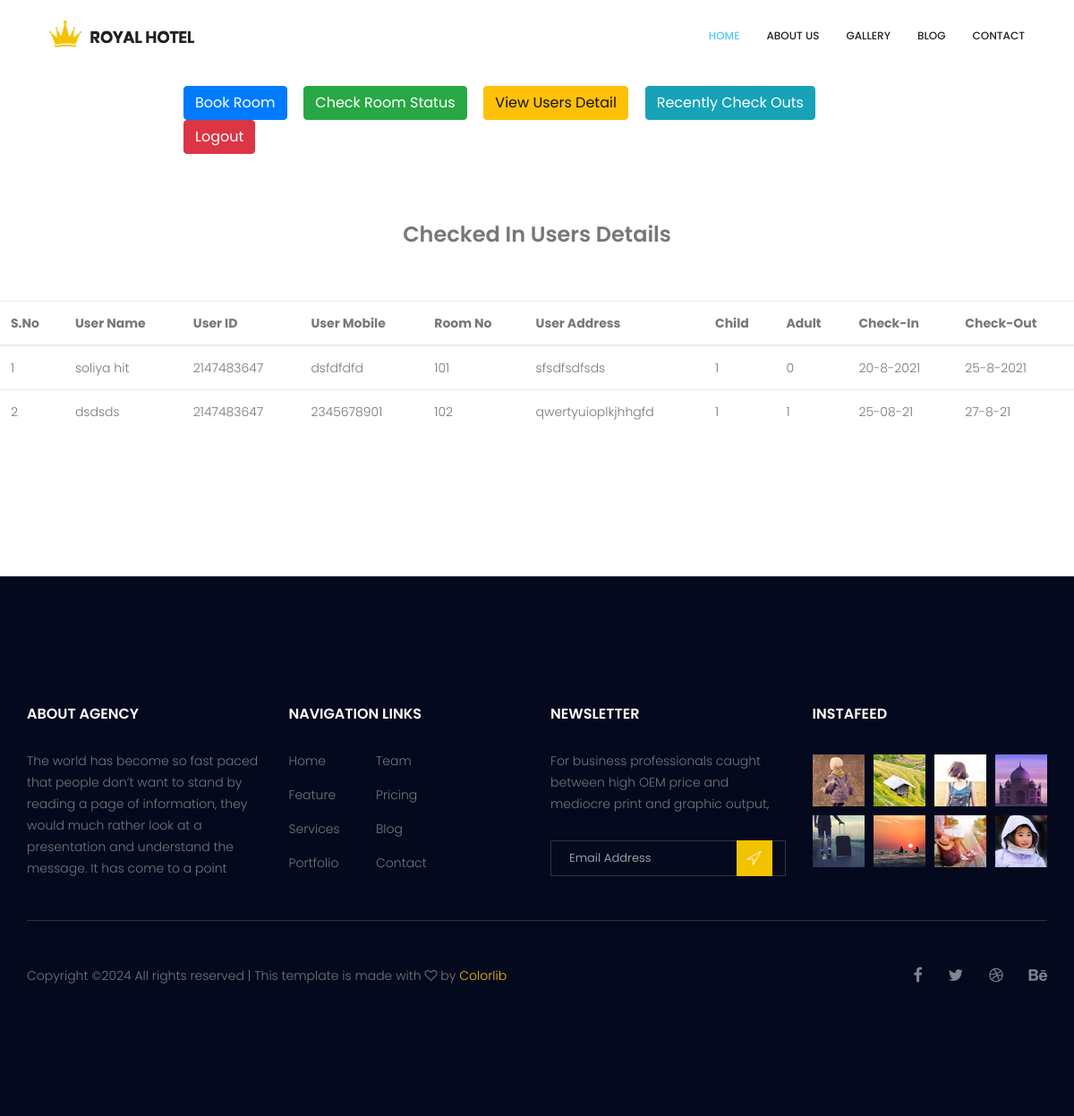
/admin/admin_dashboard.php, run on the app's committed database.
### tables this page shows
CREATE TABLE `single_non_ac` (
  `s_no` int(11) NOT NULL,
  `room_no` int(11) NOT NULL,
  `holder_name` varchar(100) NOT NULL,
  `holder_id` int(11) NOT NULL,
  `holder_mobile` varchar(100) NOT NULL,
  `holder_address` varchar(250) NOT NULL,
  `child` int(11) NOT NULL,
  `adult` int(11) NOT NULL,
  `in_date` varchar(100) NOT NULL,
  `out_date` varchar(100) NOT NULL,
  `status` int(11) NOT NULL
);

### admin/admin_dashboard.php (the view, shortened to what this page needs)
<!doctype html>
<html lang="en">
    <head>
        <link rel="stylesheet" href="../css/bootstrap.css">
        <link rel="stylesheet" href="../vendors/linericon/style.css">
        <link rel="stylesheet" href="../css/font-awesome.min.css">
        <link rel="stylesheet" href="../vendors/owl-carousel/owl.carousel.min.css">
        <link rel="stylesheet" href="../vendors/bootstrap-datepicker/bootstrap-datetimepicker.min.css">
        <link rel="stylesheet" href="../vendors/nice-select/css/nice-select.css">
        <link rel="stylesheet" href="../vendors/owl-carousel/owl.carousel.min.css">
        <link rel="stylesheet" href="../css/style.css">
        <link rel="stylesheet" href="../css/responsive.css">
    </head>
    <body>
        <header class="header_area">
            <div class="container">
                <nav class="navbar navbar-expand-lg navbar-light">
                    <a class="navbar-brand logo_h" href="index.html"><img src="image/Logo.png" alt=""></a>
                    <div class="collapse navbar-collapse offset" id="navbarSupportedContent">
                        <ul class="nav navbar-nav menu_nav ml-auto">
                            <li class="nav-item active"><a class="nav-link" href="index.php">Home</a></li>
                            <li class="nav-item"><a class="nav-link" href="about.html">About us</a></li>
                            <li class="nav-item"><a class="nav-link" href="gallery.html">Gallery</a></li>
                            <li class="nav-item submenu dropdown">
                                <a href="#" class="nav-link dropdown-toggle" data-toggle="dropdown" role="button" aria-haspopup="true" aria-expanded="false">Blog</a>
                            <li class="nav-item"><a class="nav-link" href="contact.html">Contact</a></li>
                        </ul>
                    </div>
                </nav>
            </div>
        </header>
        <br><br><br><br>
        <div class="row">
            <div class="col-md-2"></div>
            <div class="col-md-8">
                <form action="" method="post">
                    <a class="btn btn-primary" href="rooms.php">Book Room</a>
                    <a class="btn btn-success" href="rooms.php">Check Room Status</a>
                    <a class="btn btn-warning" href="#">View Users Detail</a>
                    <a class="btn btn-info" href="#">Recently Check Outs</a>
                    <a class="btn btn-danger" href="logout.php">Logout</a>
                </form>
            </div>
            <div class="col-md-2"></div>
        </div>
        <br><br><br>
       <div class="row">
       	<div class="col-md-12">
       		<center><h3>Checked In Users Details</h3></center>
       	</div>
       </div><br><br>
        <div class="row">
        	<div class="col-md-12">
                <table class="table">
                    <thead>
                        <tr>
                            <th>S.No</th>
                            <th>User Name</th>
                            <th>User ID</th>
                            <th>User Mobile</th>
                            <th>Room No</th>
                            <th>User Address</th>
                            <th>Child</th>
                            <th>Adult</th>
                            <th>Check-In</th>
                            <th>Check-Out</th>
                        </tr>
                    </thead>
        		<?php
                    $user_count = 0;
                    $connection = mysqli_connect("localhost","root","");
                    $query = "select * from single_non_ac where status = 1;";
                    $query_run = mysqli_query($connection,$query);
                    while($row = mysqli_fetch_assoc($query_run)){
                        $user_count = $user_count + 1;
                        ?>
                            <tr>
                                <td><?php echo $user_count;?></td>
                                <td><?php echo $row['holder_name'];?></td>
                                <td><?php echo $row['holder_id'];?></td>
                                <td><?php echo $row['holder_mobile'];?></td>
                                <td><?php echo $row['room_no'];?></td>
                                <td><?php echo $row['holder_address'];?></td>
                                <td><?php echo $row['child'];?></td>
                                <td><?php echo $row['adult'];?></td>
                                <td><?php echo $row['in_date'];?></td>
                                <td><?php echo $row['out_date'];?></td>
                            </tr>
                        <?php
                    }
                ?>
            </table>
        	</div>
        </div>
        <br><br><br><br><br><br>
        <footer class="footer-area section_gap">
            <div class="container">
                <div class="row">
                    <div class="col-lg-3  col-md-6 col-sm-6">
                        <div class="single-footer-widget">
                            <h6 class="footer_title">About Agency</h6>
                            <p>The world has become so fast paced that people don’t want to stand by reading a page of information, they would much rather look at a presentation and understand the message. It has come to a point </p>
                        </div>
                    </div>
                    <div class="col-lg-3 col-md-6 col-sm-6">
                        <div class="single-footer-widget">
                            <h6 class="footer_title">Navigation Links</h6>
                            <div class="row">
                                <div class="col-4">
                                    <ul class="list_style">
                                        <li><a href="admin_dashboard.php">Home</a></li>
                                        <li><a href="#">Feature</a></li>
                                        <li><a href="#">Services</a></li>
                                        <li><a href="#">Portfolio</a></li>
                                    </ul>
                                </div>
                                <div class="col-4">
                                    <ul class="list_style">
                                        <li><a href="#">Team</a></li>
                                        <li><a href="#">Pricing</a></li>
                                        <li><a href="#">Blog</a></li>
                                        <li><a href="#">Contact</a></li>
                                    </ul>
                                </div>
                            </div>
                        </div>
                    </div>
                    <div class="col-lg-3 col-md-6 col-sm-6">
                        <div class="single-footer-widget">
                            <h6 class="footer_title">Newsletter</h6>
                            <p>For business professionals caught between high OEM price and mediocre print and graphic output, </p>
                            <div id="mc_embed_signup">
                                <form target="_blank" action="https://spondonit.us12.list-manage.com/subscribe/post?u=1462626880ade1ac87bd9c93a&amp;id=92a4423d01" method="get" class="subscribe_form relative">
                                    <div class="input-group d-flex flex-row">
                                        <input name="EMAIL" placeholder="Email Address" onfocus="this.placeholder = ''" onblur="this.placeholder = 'Email Address '" required="" type="email">
                                        <button class="btn sub-btn"><span class="lnr lnr-location"></span></button>
                                    </div>
                                </form>
                            </div>
                        </div>
                    </div>
                    <div class="col-lg-3 col-md-6 col-sm-6">
                        <div class="single-footer-widget instafeed">
                            <h6 class="footer_title">InstaFeed</h6>
                            <ul class="list_style instafeed d-flex flex-wrap">
                                <li><img src="image/instagram/Image-01.jpg" alt=""></li>
                                <li><img src="image/instagram/Image-02.jpg" alt=""></li>
                                <li><img src="image/instagram/Image-03.jpg" alt=""></li>
                                <li><img src="image/instagram/Image-04.jpg" alt=""></li>
                                <li><img src="image/instagram/Image-05.jpg" alt=""></li>
                                <li><img src="image/instagram/Image-06.jpg" alt=""></li>
                                <li><img src="image/instagram/Image-07.jpg" alt=""></li>
                                <li><img src="image/instagram/Image-08.jpg" alt=""></li>
                            </ul>
                        </div>
                    </div>
                </div>
                <div class="border_line"></div>
                <div class="row footer-bottom d-flex justify-content-between align-items-center">
                    <p class="col-lg-8 col-sm-12 footer-text m-0">
Copyright &copy;<script>document.write(new Date().getFullYear());</script> All rights reserved | This template is made with <i class="fa fa-heart-o" aria-hidden="true"></i> by <a href="https://colorlib.com" target="_blank">Colorlib</a>
</p>
                    <div class="col-lg-4 col-sm-12 footer-social">
                        <a href="#"><i class="fa fa-facebook"></i></a>
                        <a href="#"><i class="fa fa-twitter"></i></a>
                        <a href="#"><i class="fa fa-dribbble"></i></a>
                        <a href="#"><i class="fa fa-behance"></i></a>
                    </div>
                </div>
            </div>
        </footer>
    </body>
</html>

### css/style.css (style rules this page uses)
.list_style { list-style: none; margin: 0px; padding: 0px; }
a { text-decoration: none; -webkit-transition: all 0.3s ease-in-out; -o-transition: all 0.3s ease-in-out; transition: all 0.3s ease-in-out; }
body { line-height: 24px; font-size: 14px; font-family: "Poppins", sans-serif; font-weight: 300; color: #777777; }
h1, h2, h3, h4, h5, h6 { font-family: "Poppins", sans-serif; font-weight: 600; }
@media (min-width: 1200px) { .container { max-width: 1170px; } }
.section_gap { padding: 120px 0; }
.header_area { position: absolute; top: 0; left: 0; width: 100%; z-index: 20; }
.navbar { padding: 0px; border: 0px; border-radius: 0px; }
.navbar { background: #fff; padding: 0px 25px; }
.navbar .logo_h { padding-top: 0px; }
.navbar .menu_nav .nav-item .nav-link { font: 500 12px/80px "Poppins", sans-serif; color: #222222; text-transform: uppercase; padding: 0px; }
.navbar .menu_nav .nav-item .nav-link:after { display: none; }
.navbar .menu_nav .nav-item:hover .nav-link, .navbar .menu_nav .nav-item.active .nav-link { color: #52c5fd; }
.navbar .menu_nav .nav-item.submenu { position: relative; }
.navbar .menu_nav .nav-item + li { margin-left: 30px; }
h3 { font-size: 24px; }
h6 { font-size: 14px; }
h1, h2, h3, h4, h5, h6 { line-height: 1.5em; }
.footer-area { background: #04091e; padding: 142px 0px; }
.single-footer-widget ul li a { line-height: 25px; display: inline-block; color: #777; -webkit-transition: all 0.3s linear; -o-transition: all 0.3s linear; transition: all 0.3s linear; margin-bottom: 13px; }
.single-footer-widget .instafeed { margin-left: -5px; margin-right: -5px; }
.single-footer-widget .instafeed li { margin: 5px; }
.single-footer-widget .subscribe_form { padding-top: 13px; }
.single-footer-widget .input-group { display: block !important; }
.single-footer-widget input { width: 100%; border: 1px solid #333333; font-size: 13px; line-height: 30px; padding-right: 40px; height: 40px; color: #999999; background: transparent; padding-left: 20px; }
.single-footer-widget .sub-btn { background: #f3c300; color: #fff; font-weight: 300; border-radius: 0; line-height: 34px; padding: 4px 11px 0px; cursor: pointer; position: absolute; right: 0px; top: 0px; }
.footer_title { font-size: 16px; line-height: 24px; font-weight: 600; color: #fff; text-transform: uppercase; margin-bottom: 28px; }
.border_line { width: 100%; height: 1px; background: #333333; margin-top: 30px; }
.footer-bottom { padding-top: 46px; }
.footer-bottom .footer-text a { color: #f3c300; }
.footer-bottom .footer-social { text-align: right; }
.footer-bottom .footer-social a { font-size: 18px; line-height: 30px; color: #82848f; margin-left: 25px; -webkit-transition: all 0.3s linear; -o-transition: all 0.3s linear; transition: all 0.3s linear; }

### admin/admin_dashboard.php (style rules this page uses)
.btn { margin-right: 15px; }

### data on the page
single_non_ac: holder_name "soliya hit", holder "2147483647", holder_mobile "dsfdfdfd", room_no "101", holder_address "sfsdfsdfsds", child "1", adult "0", in_date "20-8-2021", out_date "25-8-2021"
single_non_ac: holder_name "dsdsds", holder "2147483647", holder_mobile "2345678901", room_no "102", holder_address "qwertyuioplkjhhgfd", child "1", adult "1", in_date "25-08-21", out_date "27-8-21"
